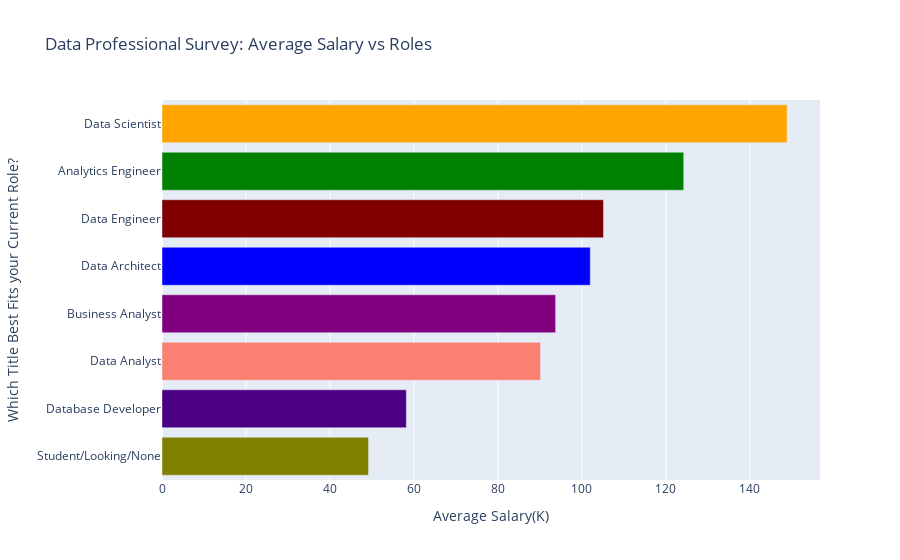

Notebook source saved alongside this figure:
### Code cell
fig=px.bar(df,y='Which Title Best Fits your Current Role?',x='average_sal',
           color='Which Title Best Fits your Current Role?',
           color_discrete_sequence=colour_list,
          labels={'average_sal':'Average Salary(K)'},
          title='Data Professional Survey: Average Salary vs Roles',
          orientation='h'
          )
fig.update_layout(showlegend =False)
fig.show()

### Figure 1 — Plotly figure (JSON) as saved in the notebook; plotly's stock layout.template omitted (floating-point values rounded to 4 significant figures)
{"data": [{"alignmentgroup": "True", "hovertemplate": "Which Title Best Fits your Current Role?=%{y}<br>Average Salary(K)=%{x}<extra></extra>", "legendgroup": "Data Scientist", "marker": {"color": "orange", "pattern": {"shape": ""}}, "name": "Data Scientist", "offsetgroup": "Data Scientist", "orientation": "h", "showlegend": true, "textposition": "auto", "type": "bar", "x": [148.9], "xaxis": "x", "y": ["Data Scientist"], "yaxis": "y"}, {"alignmentgroup": "True", "hovertemplate": "Which Title Best Fits your Current Role?=%{y}<br>Average Salary(K)=%{x}<extra></extra>", "legendgroup": "Analytics Engineer", "marker": {"color": "green", "pattern": {"shape": ""}}, "name": "Analytics Engineer", "offsetgroup": "Analytics Engineer", "orientation": "h", "showlegend": true, "textposition": "auto", "type": "bar", "x": [124.2], "xaxis": "x", "y": ["Analytics Engineer"], "yaxis": "y"}, {"alignmentgroup": "True", "hovertemplate": "Which Title Best Fits your Current Role?=%{y}<br>Average Salary(K)=%{x}<extra></extra>", "legendgroup": "Data Engineer", "marker": {"color": "Maroon", "pattern": {"shape": ""}}, "name": "Data Engineer", "offsetgroup": "Data Engineer", "orientation": "h", "showlegend": true, "textposition": "auto", "type": "bar", "x": [105.2], "xaxis": "x", "y": ["Data Engineer"], "yaxis": "y"}, {"alignmentgroup": "True", "hovertemplate": "Which Title Best Fits your Current Role?=%{y}<br>Average Salary(K)=%{x}<extra></extra>", "legendgroup": "Data Architect", "marker": {"color": "blue", "pattern": {"shape": ""}}, "name": "Data Architect", "offsetgroup": "Data Architect", "orientation": "h", "showlegend": true, "textposition": "auto", "type": "bar", "x": [102], "xaxis": "x", "y": ["Data Architect"], "yaxis": "y"}, {"alignmentgroup": "True", "hovertemplate": "Which Title Best Fits your Current Role?=%{y}<br>Average Salary(K)=%{x}<extra></extra>", "legendgroup": "Business Analyst", "marker": {"color": "purple", "pattern": {"shape": ""}}, "name": "Business Analyst", "offsetgroup": "Business Analyst", "orientation": "h", "showlegend": true, "textposition": "auto", "type": "bar", "x": [93.75], "xaxis": "x", "y": ["Business Analyst"], "yaxis": "y"}, {"alignmentgroup": "True", "hovertemplate": "Which Title Best Fits your Current Role?=%{y}<br>Average Salary(K)=%{x}<extra></extra>", "legendgroup": "Data Analyst", "marker": {"color": "Salmon", "pattern": {"shape": ""}}, "name": "Data Analyst", "offsetgroup": "Data Analyst", "orientation": "h", "showlegend": true, "textposition": "auto", "type": "bar", "x": [90.16], "xaxis": "x", "y": ["Data Analyst"], "yaxis": "y"}, {"alignmentgroup": "True", "hovertemplate": "Which Title Best Fits your Current Role?=%{y}<br>Average Salary(K)=%{x}<extra></extra>", "legendgroup": "Database Developer", "marker": {"color": "indigo", "pattern": {"shape": ""}}, "name": "Database Developer", "offsetgroup": "Database Developer", "orientation": "h", "showlegend": true, "textposition": "auto", "type": "bar", "x": [58.2], "xaxis": "x", "y": ["Database Developer"], "yaxis": "y"}, {"alignmentgroup": "True", "hovertemplate": "Which Title Best Fits your Current Role?=%{y}<br>Average Salary(K)=%{x}<extra></extra>", "legendgroup": "Student/Looking/None", "marker": {"color": "Olive", "pattern": {"shape": ""}}, "name": "Student/Looking/None", "offsetgroup": "Student/Looking/None", "orientation": "h", "showlegend": true, "textposition": "auto", "type": "bar", "x": [49.19], "xaxis": "x", "y": ["Student/Looking/None"], "yaxis": "y"}], "layout": {"barmode": "relative", "legend": {"title": {"text": "Which Title Best Fits your Current Role?"}, "tracegroupgap": 0}, "showlegend": false, "title": {"text": "Data Professional Survey: Average Salary vs Roles"}, "xaxis": {"anchor": "y", "domain": [0, 1], "title": {"text": "Average Salary(K)"}}, "yaxis": {"anchor": "x", "categoryarray": ["Student/Looking/None", "Database Developer", "Data Analyst", "Business Analyst", "Data Architect", "Data Engineer", "Analytics Engineer", "Data Scientist"], "categoryorder": "array", "domain": [0, 1], "title": {"text": "Which Title Best Fits your Current Role?"}}}}
